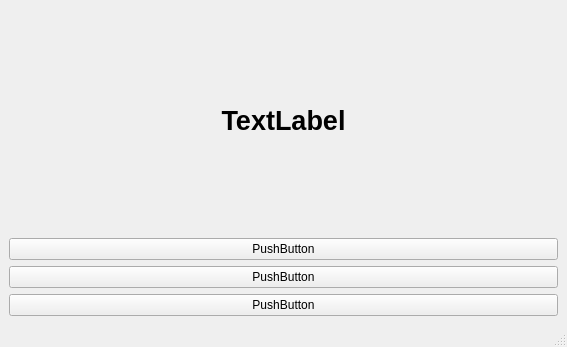
<?xml version="1.0" encoding="UTF-8"?>
<ui version="4.0">
 <class>MainWindow</class>
 <widget class="QMainWindow" name="MainWindow">
  <property name="geometry">
   <rect>
    <x>0</x>
    <y>0</y>
    <width>567</width>
    <height>347</height>
   </rect>
  </property>
  <property name="windowTitle">
   <string>MainQRCproject</string>
  </property>
  <property name="windowIcon">
   <iconset resource="icon.qrc">
    <normaloff>:/iconfile/229.ico</normaloff>:/iconfile/229.ico</iconset>
  </property>
  <property name="toolTip">
   <string>&lt;html&gt;&lt;head/&gt;&lt;body&gt;&lt;p&gt;Esta es mi MainQRC&lt;/p&gt;&lt;/body&gt;&lt;/html&gt;</string>
  </property>
  <property name="toolTipDuration">
   <number>0</number>
  </property>
  <property name="autoFillBackground">
   <bool>true</bool>
  </property>
  <widget class="QWidget" name="centralwidget">
   <layout class="QVBoxLayout" name="verticalLayout">
    <item>
     <widget class="QLabel" name="label">
      <property name="text">
       <string>&lt;html&gt;&lt;head/&gt;&lt;body&gt;&lt;p&gt;&lt;span style=&quot; font-size:20pt; font-weight:600;&quot;&gt;TextLabel&lt;/span&gt;&lt;/p&gt;&lt;/body&gt;&lt;/html&gt;</string>
      </property>
      <property name="alignment">
       <set>Qt::AlignCenter</set>
      </property>
     </widget>
    </item>
    <item>
     <widget class="QPushButton" name="pushButton">
      <property name="text">
       <string>PushButton</string>
      </property>
      <property name="icon">
       <iconset resource="icon.qrc">
        <normaloff>:/iconfile/227.ico</normaloff>:/iconfile/227.ico</iconset>
      </property>
     </widget>
    </item>
    <item>
     <widget class="QPushButton" name="pushButton_2">
      <property name="text">
       <string>PushButton</string>
      </property>
      <property name="icon">
       <iconset resource="icon.qrc">
        <normaloff>:/iconfile/224.ico</normaloff>:/iconfile/224.ico</iconset>
      </property>
     </widget>
    </item>
    <item>
     <widget class="QPushButton" name="pushButton_3">
      <property name="text">
       <string>PushButton</string>
      </property>
      <property name="icon">
       <iconset resource="icon.qrc">
        <normaloff>:/iconfile/228.ico</normaloff>:/iconfile/228.ico</iconset>
      </property>
     </widget>
    </item>
   </layout>
  </widget>
  <widget class="QMenuBar" name="menubar">
   <property name="geometry">
    <rect>
     <x>0</x>
     <y>0</y>
     <width>567</width>
     <height>21</height>
    </rect>
   </property>
  </widget>
  <widget class="QStatusBar" name="statusbar"/>
 </widget>
 <resources>
  <include location="icon.qrc"/>
 </resources>
 <connections/>
</ui>
